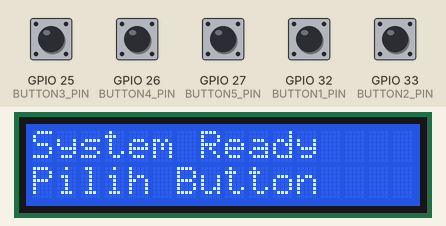
Recording of a sketch running on a simulated ESP32. Shown: 16×2 character LCD. The inputs (shaded band) are chosen by the test bench; at power-on: GPIO 25 (BUTTON3_PIN), GPIO 26 (BUTTON4_PIN), GPIO 27 (BUTTON5_PIN), GPIO 32 (BUTTON1_PIN), GPIO 33 (BUTTON2_PIN) HIGH. WiFi joins after 1.5 s; servers stay silent unless stated; the audio player accepts every command and is not drawn; web services answer with replies made up by the test bench; what the sketch prints to the serial monitor is not drawn.

Above: at 4.3 s.
4.4 s: GPIO 25 (BUTTON3_PIN) pulled LOW for 0.15 s
At 5.0 s:
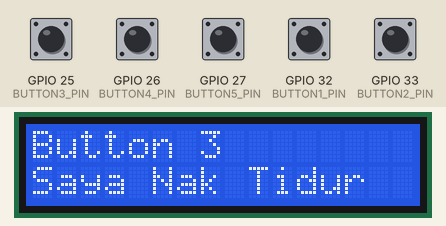
6.0 s: GPIO 26 (BUTTON4_PIN) pulled LOW for 0.15 s
At 7.3 s:
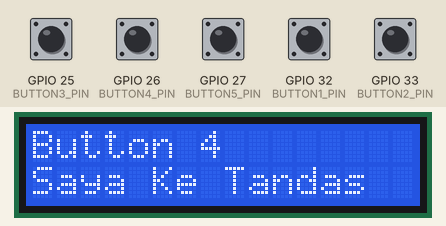
7.6 s: GPIO 27 (BUTTON5_PIN) pulled LOW for 0.15 s
At 8.5 s:
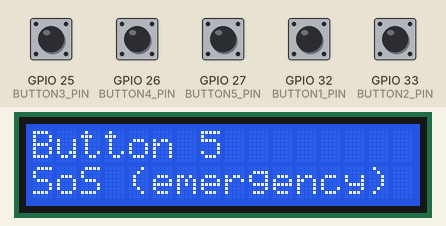
9.2 s: GPIO 32 (BUTTON1_PIN) pulled LOW for 0.15 s
At 10.4 s:
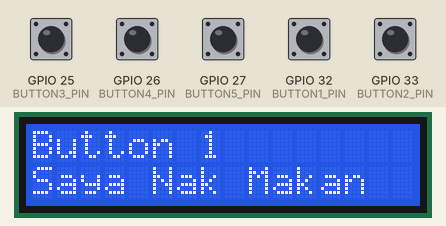
10.8 s: GPIO 33 (BUTTON2_PIN) pulled LOW for 0.15 s
At 11.5 s:
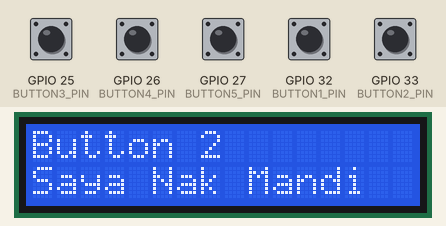
12.4 s: GPIO 25 (BUTTON3_PIN) pulled LOW for 1 s
At 14.8 s:
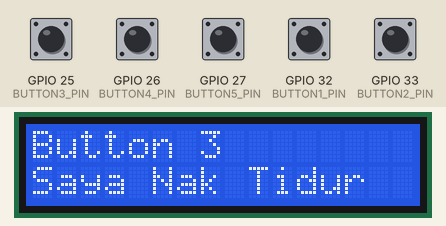
Timing chart, 0 to 15.9 s (numbered marks = the images above; inputs shaded):
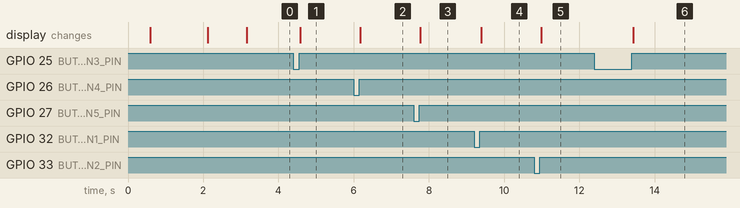

The sketch:

SMART_ASSIST_BOX_coding.ino
```cpp
#include <Wire.h>
#include <LiquidCrystal_I2C.h>
#include <WiFi.h>
#include <HTTPClient.h>
#include <WiFiClientSecure.h>
#include "DFRobotDFPlayerMini.h"


// ---------------- I2C ----------------
#define SDA_PIN 21
#define SCL_PIN 22


// ---------------- BUTTON ----------------
#define BUTTON1_PIN 32
#define BUTTON2_PIN 33
#define BUTTON3_PIN 25
#define BUTTON4_PIN 26
#define BUTTON5_PIN 27


// ---------------- WIFI ----------------
const char* ssid = "Infinix HOT 40i";
const char* password = "boli3137";


// ---------------- TELEGRAM ----------------
String botToken = "8977356410:AAE6RJte57YNxybYtmO37qj0-_z1L126vU8";
String chatID = "1826486432";


// ---------------- THINGSPEAK ----------------
const char* thingSpeakAPIKey = "7MXCLP2D85FIYCZO";


// ---------------- LCD ----------------
LiquidCrystal_I2C lcd(0x27, 16, 2);


// ---------------- DFPLAYER ----------------
#define PIN_MP3_TX 14   // ESP32 TX → DFPlayer RX
#define PIN_MP3_RX 13   // ESP32 RX ← DFPlayer TX

#define MP3_BUSY_PIN 23  // DFPlayer BUSY → ESP32 GPIO 23

HardwareSerial mp3Serial(2);

DFRobotDFPlayerMini player;

int currentTrack = 1;


// ---------------- BUTTON VARIABLES ----------------
bool lastButtonState1 = HIGH;
bool lastButtonState2 = HIGH;
bool lastButtonState3 = HIGH;
bool lastButtonState4 = HIGH;
bool lastButtonState5 = HIGH;

bool buttonState1 = HIGH;
bool buttonState2 = HIGH;
bool buttonState3 = HIGH;
bool buttonState4 = HIGH;
bool buttonState5 = HIGH;


// --------------------------------------------------
// WiFi Status
// --------------------------------------------------
void showWiFiStatus() {

  lcd.clear();

  lcd.setCursor(0, 0);
  lcd.print("Wifi Connected");

  lcd.setCursor(0, 1);
  lcd.print("System Ready");

  delay(1000);

  lcd.clear();

  lcd.setCursor(0, 0);
  lcd.print("System Ready");

  lcd.setCursor(0, 1);
  lcd.print("Pilih Button");
}


// --------------------------------------------------
// Telegram
// --------------------------------------------------
void sendTelegram(String message) {

  if (WiFi.status() == WL_CONNECTED) {

    WiFiClientSecure client;
    client.setInsecure();

    message.replace(" ", "%20");
    message.replace("\n", "%0A");

    String url =
      "https://api.telegram.org/bot" +
      botToken +
      "/sendMessage?chat_id=" +
      chatID +
      "&text=" +
      message;

    HTTPClient https;

    if (https.begin(client, url)) {

      int httpCode = https.GET();

      Serial.print("Telegram : ");
      Serial.println(httpCode);

      https.end();
    }
  }
}


// --------------------------------------------------
// ThingSpeak
// --------------------------------------------------
void sendThingSpeak(int fieldNumber) {

  if (WiFi.status() == WL_CONNECTED) {

    WiFiClient client;
    HTTPClient http;

    String url =
      "http://api.thingspeak.com/update?api_key=";

    url += thingSpeakAPIKey;
    url += "&field";
    url += fieldNumber;
    url += "=1";

    http.begin(client, url);

    int httpCode = http.GET();

    Serial.print("ThingSpeak Field ");
    Serial.print(fieldNumber);
    Serial.print(" : ");
    Serial.println(httpCode);

    http.end();
  }
}


// --------------------------------------------------
// Play Track
// --------------------------------------------------
void playTrack(int trackNumber) {

  player.play(trackNumber);

  currentTrack = trackNumber;

  Serial.print("Playing Track ");
  Serial.println(trackNumber);
}


// --------------------------------------------------
// Setup
// --------------------------------------------------
void setup() {

  Serial.begin(115200);


  // I2C LCD
  Wire.begin(SDA_PIN, SCL_PIN);

  lcd.begin();
  lcd.backlight();


  // Button input
  pinMode(BUTTON1_PIN, INPUT_PULLUP);
  pinMode(BUTTON2_PIN, INPUT_PULLUP);
  pinMode(BUTTON3_PIN, INPUT_PULLUP);
  pinMode(BUTTON4_PIN, INPUT_PULLUP);
  pinMode(BUTTON5_PIN, INPUT_PULLUP);


  // ---------------- DFPLAYER ----------------

  pinMode(MP3_BUSY_PIN, INPUT);

  mp3Serial.begin(
    9600,
    SERIAL_8N1,
    PIN_MP3_RX,
    PIN_MP3_TX
  );


  if (player.begin(mp3Serial)) {

    Serial.println("DFPlayer OK");

    player.volume(30);

  } else {

    Serial.println("Connecting to DFPlayer Mini failed!");
  }


  // LCD WiFi Connecting
  lcd.clear();

  lcd.setCursor(0, 0);
  lcd.print("Connecting");

  lcd.setCursor(0, 1);
  lcd.print("WiFi...");


  // Start WiFi
  WiFi.begin(ssid, password);


  while (WiFi.status() != WL_CONNECTED) {

    delay(500);

    Serial.print(".");
  }


  Serial.println();
  Serial.println("WiFi Connected");


  showWiFiStatus();
}


// --------------------------------------------------
// Loop
// --------------------------------------------------
void loop() {


  // Read buttons
  buttonState1 = digitalRead(BUTTON1_PIN);
  buttonState2 = digitalRead(BUTTON2_PIN);
  buttonState3 = digitalRead(BUTTON3_PIN);
  buttonState4 = digitalRead(BUTTON4_PIN);
  buttonState5 = digitalRead(BUTTON5_PIN);


  // ================= BUTTON 1 =================
  if (lastButtonState1 == LOW && buttonState1 == HIGH) {

    lcd.clear();

    lcd.setCursor(0, 0);
    lcd.print("Button 1");

    lcd.setCursor(0, 1);
    lcd.print("Saya Nak Makan");


    // Play Track 1
    playTrack(1);


    // Telegram
    sendTelegram("Button 1 ditekan\nSaya Nak Makan");


    // ThingSpeak Field 1
    sendThingSpeak(1);
  }


  // ================= BUTTON 2 =================
  if (lastButtonState2 == LOW && buttonState2 == HIGH) {

    lcd.clear();

    lcd.setCursor(0, 0);
    lcd.print("Button 2");

    lcd.setCursor(0, 1);
    lcd.print("Saya Nak Mandi");


    // Play Track 2
    playTrack(2);


    // Telegram
    sendTelegram("Button 2 ditekan\nSaya Nak Mandi");


    // ThingSpeak Field 2
    sendThingSpeak(2);
  }


  // ================= BUTTON 3 =================
  if (lastButtonState3 == LOW && buttonState3 == HIGH) {

    lcd.clear();

    lcd.setCursor(0, 0);
    lcd.print("Button 3");

    lcd.setCursor(0, 1);
    lcd.print("Saya Nak Tidur");


    // Play Track 3
    playTrack(3);


    // Telegram
    sendTelegram("Button 3 ditekan\nSaya Nak Tidur");


    // ThingSpeak Field 3
    sendThingSpeak(3);
  }


  // ================= BUTTON 4 =================
  if (lastButtonState4 == LOW && buttonState4 == HIGH) {

    lcd.clear();

    lcd.setCursor(0, 0);
    lcd.print("Button 4");

    lcd.setCursor(0, 1);
    lcd.print("Saya Ke Tandas");


    // Play Track 4
    playTrack(4);


    // Telegram
    sendTelegram("Button 4 ditekan\nSaya Nak Pergi Tandas");


    // ThingSpeak Field 4
    sendThingSpeak(4);
  }


  // ================= BUTTON 5 =================
  if (lastButtonState5 == LOW && buttonState5 == HIGH) {

    lcd.clear();

    lcd.setCursor(0, 0);
    lcd.print("Button 5");

    lcd.setCursor(0, 1);
    lcd.print("SoS (emergency)");


    // Play Track 5
    playTrack(5);


    // Telegram
    sendTelegram("Button 5 ditekan\nSoS (emergency)");


    // ThingSpeak Field 5
    sendThingSpeak(5);
  }


  // Save button states
  lastButtonState1 = buttonState1;
  lastButtonState2 = buttonState2;
  lastButtonState3 = buttonState3;
  lastButtonState4 = buttonState4;
  lastButtonState5 = buttonState5;


  delay(20);
}
```

Measured:
- after the input at 4.4 s, the display: changes after 0.18 s (image 1)
- after the input at 6.0 s, the display: changes after 0.18 s (image 2)
- after the input at 7.6 s, the display: changes after 0.18 s (image 3)
- after the input at 9.2 s, the display: changes after 0.19 s (image 4)
- after the input at 10.8 s, the display: changes after 0.19 s (image 5)
- after the input at 12.4 s, the display: changes after 1.0 s (image 6)
